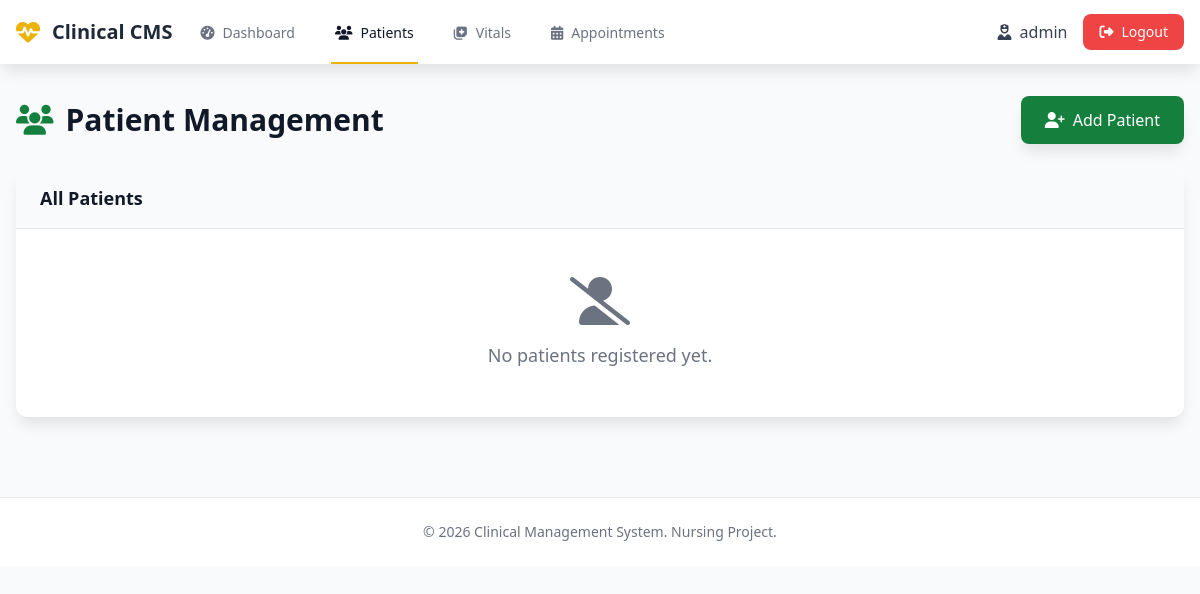
/patients (signed in), run on an earlier commit of the app's database.
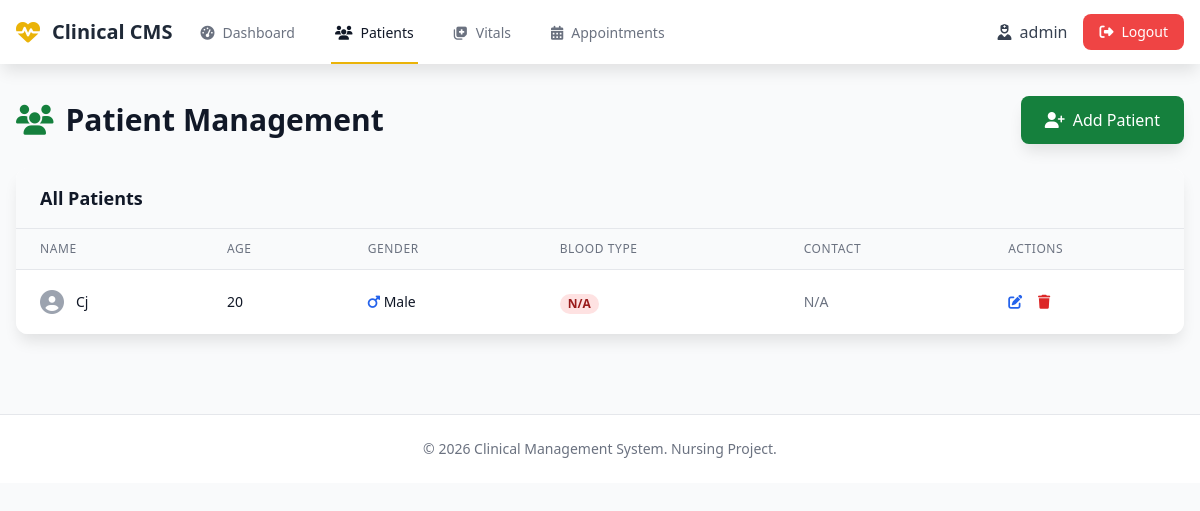
And on a later commit of the database.
### tables this page shows
CREATE TABLE patients (
            id INTEGER PRIMARY KEY AUTOINCREMENT,
            name TEXT NOT NULL,
            age INTEGER NOT NULL,
            gender TEXT NOT NULL,
            blood_type TEXT,
            allergies TEXT,
            contact TEXT,
            address TEXT,
            created_at TIMESTAMP DEFAULT CURRENT_TIMESTAMP,
            updated_at TIMESTAMP DEFAULT CURRENT_TIMESTAMP
        );

### app.py (the view)
@app.route('/patients')
@login_required
def patients():
    db = get_db()
    patients_list = db.execute(
        'SELECT * FROM patients ORDER BY name'
    ).fetchall()
    return render_template('patients.html', patients=patients_list)

### app.py (called while the page is built)
def login_required(f):
    @wraps(f)
    def decorated_function(*args, **kwargs):
        if 'user_id' not in session:
            flash('Please log in to access this page.', 'warning')
            return redirect(url_for('login'))
        return f(*args, **kwargs)
    return decorated_function

### models/database.py (called while the page is built)
def get_db():
    if 'db' not in g:
        g.db = sqlite3.connect(
            current_app.config['DATABASE'],
            detect_types=sqlite3.PARSE_DECLTYPES
        )
        g.db.row_factory = sqlite3.Row
    return g.db

### templates/patients.html (shortened to what the changed rows need)
{% extends "layout.html" %}
{% block content %}
<div class="slide-in">
    <div class="flex justify-between items-center mb-6">
        <h1 class="text-3xl font-bold text-gray-900">
            <i class="fas fa-users mr-3 text-green-700"></i>Patient Management
        </h1>
    </div>
    <div class="bg-white rounded-xl shadow-lg overflow-hidden">
        <div class="px-6 py-4 bg-gray-50 border-b">
            <h2 class="text-lg font-semibold text-gray-900">All Patients</h2>
        </div>
        {% if patients %}
        <div class="overflow-x-auto">
            <table class="min-w-full divide-y divide-gray-200">
                <thead class="bg-gray-50">
                    <tr>
                        <th class="px-6 py-3 text-left text-xs font-medium text-gray-500 uppercase tracking-wider">Name</th>
                        <th class="px-6 py-3 text-left text-xs font-medium text-gray-500 uppercase tracking-wider">Age</th>
                        <th class="px-6 py-3 text-left text-xs font-medium text-gray-500 uppercase tracking-wider">Gender</th>
                        <th class="px-6 py-3 text-left text-xs font-medium text-gray-500 uppercase tracking-wider">Blood Type</th>
                        <th class="px-6 py-3 text-left text-xs font-medium text-gray-500 uppercase tracking-wider">Contact</th>
                        <th class="px-6 py-3 text-left text-xs font-medium text-gray-500 uppercase tracking-wider">Actions</th>
                    </tr>
                </thead>
                <tbody class="bg-white divide-y divide-gray-200">
                    {% for patient in patients %}
                    <tr class="hover:bg-gray-50">
                        <td class="px-6 py-4 whitespace-nowrap">
                            <div class="flex items-center">
                                <i class="fas fa-user-circle text-gray-400 text-2xl mr-3"></i>
                                <div>
                                    <div class="text-sm font-medium text-gray-900">{{ patient.name }}</div>
                                </div>
                            </div>
                        </td>
                        <td class="px-6 py-4 whitespace-nowrap text-sm text-gray-900">{{ patient.age }}</td>
                        <td class="px-6 py-4 whitespace-nowrap text-sm text-gray-900">
                            {% if patient.gender == 'Male' %}
                            <i class="fas fa-mars text-blue-600"></i>
                            {% else %}
                            <i class="fas fa-venus text-pink-600"></i>
                            {% endif %}
                            {{ patient.gender }}
                        </td>
                        <td class="px-6 py-4 whitespace-nowrap">
                            <span class="px-2 inline-flex text-xs leading-5 font-semibold rounded-full bg-red-100 text-red-800">
                                {{ patient.blood_type or 'N/A' }}
                            </span>
                        </td>
                        <td class="px-6 py-4 whitespace-nowrap text-sm text-gray-500">
                            {% if patient.contact %}
                            <i class="fas fa-phone mr-1"></i>{{ patient.contact }}
                            {% else %}
                            N/A
                            {% endif %}
                        </td>
                        <td class="px-6 py-4 whitespace-nowrap text-sm font-medium">
                            <button onclick='openEditPatientModal({{ patient.id }}, "{{ patient.name }}", {{ patient.age }}, "{{ patient.gender }}", "{{ patient.blood_type }}", "{{ patient.allergies }}", "{{ patient.contact }}", "{{ patient.address }}")'
                                    class="text-blue-600 hover:text-blue-900 mr-3">
                                <i class="fas fa-edit"></i>
                            </button>
                            <a href="{{ url_for('delete_patient', id=patient.id) }}"
                               onclick="return confirm('Are you sure you want to delete this patient? This will also delete all associated vitals and appointments.')"
                               class="text-red-600 hover:text-red-900">
                                <i class="fas fa-trash"></i>
                            </a>
                        </td>
                    </tr>
                    {% endfor %}
                </tbody>
            </table>
        </div>
        {% else %}
        <div class="text-center py-12 text-gray-500">
            <i class="fas fa-user-slash text-5xl mb-4"></i>
            <p class="text-lg">No patients registered yet.</p>
        </div>
        {% endif %}
    </div>
</div>
{% endblock %}

What changed in the data, as far as the page shows it:
added patients: name "Cj", age "20", gender "Male", blood_type "N/A", contact "N/A"
Also different on the page:
text no longer shown: "No patients registered yet."
text now shown: "NAME AGE GENDER BLOOD TYPE CONTACT ACTIONS"
